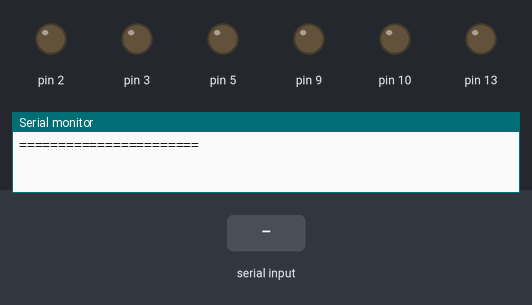
A sketch run on a simulated Arduino Uno, built with avr-gcc and run on an emulated ATmega328P. Shown: output pins drawn as LEDs (lit = HIGH), the last lines printed to the serial monitor. The test bench sets the inputs (shaded band).

Above: at 2.8 s.
2.9 s: "1" received over the second serial link
At 3.09 s:
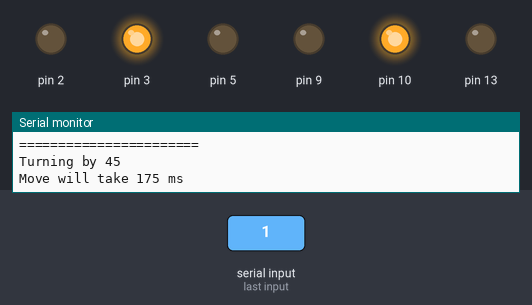
4.6 s: "0" received over the second serial link
At 6.2 s:
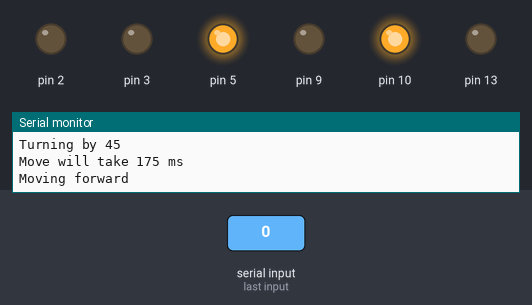
Timing chart, 0 to 8.7 s (numbered marks = the images above; inputs shaded):
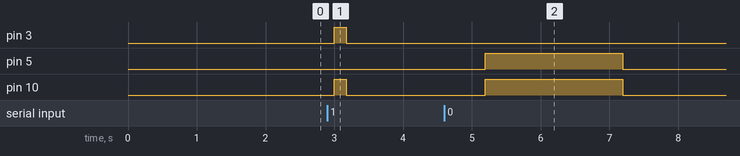

Measured:
- after the input at 2.9 s, pin 3, pin 10: LOW → HIGH after 0.10 s, → LOW 0.18 s later
- after the input at 4.6 s, pin 5, pin 10: LOW → HIGH after 0.60 s, → LOW 2.0 s later

The sketch:

bluetooth_robot_control.ino
```cpp
#include <SoftwareSerial.h>

#include <robot.h>
#include <map.h>
#include <env.h>

#include "robot_bluetooth.h"

/****************************************
 *                                      *
 * Global variables                     *
 *                                      *
 ****************************************/

SoftwareSerial bluetooth(ROBOT_BT_RX_PIN, ROBOT_BT_TX_PIN);
Robot robot = new Robot(true);
struct item<unsigned char, int>* codes = getCodes();

/****************************************
 *                                      *
 *  Arduino functions                   *
 *                                      *
 ****************************************/

void setup() {
  Serial.begin(9600);
  bluetooth.begin(9600);
  Serial.println("=======================");
}

void loop() {
//  unsigned short darkness = analogRead(A0);
//  if (Env::isDark(darkness)) {
//    robot.turnLightsOn();
//  } else {
//    robot.turnLightsOff();
//  }

  if (bluetooth.available()) {
    int code = bluetooth.read();
    if (code == 3) {
      return;
    }
    struct item<unsigned char, int>* item = findItemByValue(codes, code);
    if (item != NULL) {
      robot.execute(item->key);
    }
  }

  delay(ROBOT_DELAY_LOOP);
}
```

robot_bluetooth.h
```cpp
/****************************************
 *                                      *
 * Bluetooth Codes                      *
 *                                      *
 ****************************************/

#ifndef robot_bt_h
#define robot_bt_h

#include <robot.h>
#include <map.cpp>

#define ROBOT_BT_RX_PIN 11
#define ROBOT_BT_TX_PIN 6

struct item<unsigned char, int>* getCodes() {
  struct item<unsigned char, int>* codes;
  codes = createItem((unsigned char)(ROBOT_N), 48);
  addItem(codes, (unsigned char)(ROBOT_NE), 49);
  addItem(codes, (unsigned char)(ROBOT_E), 50);
  addItem(codes, (unsigned char)(ROBOT_SE), 51);
  addItem(codes, (unsigned char)(ROBOT_S), 52);
  addItem(codes, (unsigned char)(ROBOT_SW), 53);
  addItem(codes, (unsigned char)(ROBOT_W), 54);
  addItem(codes, (unsigned char)(ROBOT_NW), 55);
  addItem(codes, (unsigned char)(ROBOT_PROGRAMMING), 56);
  addItem(codes, (unsigned char)(ROBOT_LIGHTS), 57);
  return codes;
}

#endif
```
